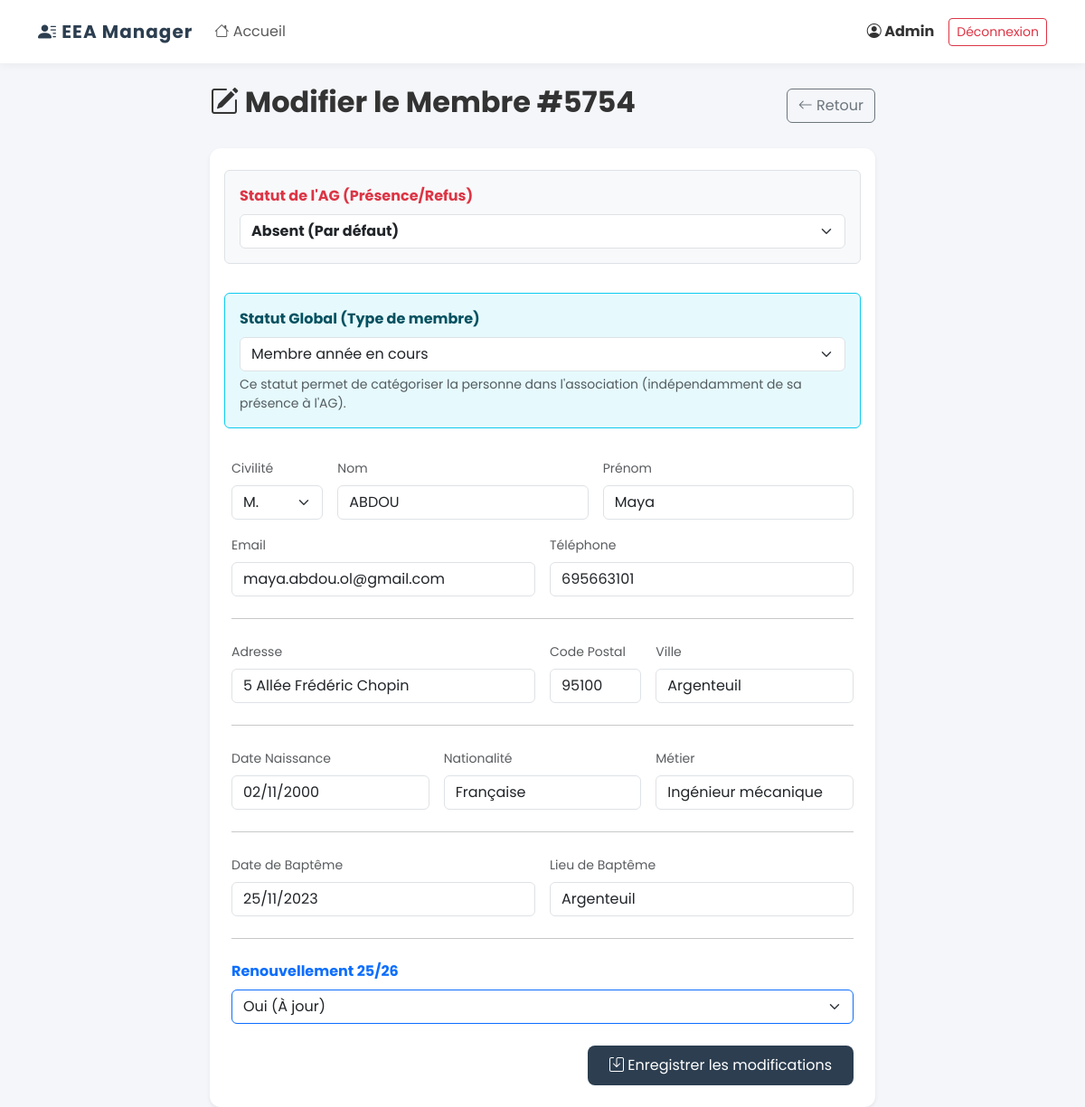
The app's page /admin/edit/5754 (signed in) with its own data.
### app/models.py (models this page shows)
class Member(db.Model):
    __tablename__ = 'members'
    id = db.Column(db.Integer, primary_key=True)
    nom = db.Column(db.String(100))
    prenom = db.Column(db.String(100))
    email = db.Column(db.String(120))
    telephone = db.Column(db.String(20))
    renouvellement = db.Column(db.String(10)) # 'Oui' ou 'Non'
    is_present = db.Column(db.Boolean, default=False)
    is_refused = db.Column(db.Boolean, default=False)
    check_in_time = db.Column(db.String(20)) # Heure format HH:MM:SS
    adresse = db.Column(db.String(200))
    code_postal = db.Column(db.String(20))
    ville = db.Column(db.String(100))
    date_naissance = db.Column(db.String(20))
    civilite = db.Column(db.String(20))
    nationalite = db.Column(db.String(50))
    metier = db.Column(db.String(100))
    date_bapteme = db.Column(db.String(50))
    lieu_bapteme = db.Column(db.String(100))
    statut_membre = db.Column(db.String(50), default="Membre année en cours")
    qr_code_token = db.Column(db.String(100), unique=True)

### app/routes/admin.py (the view, shortened to what this page needs)
@bp.route('/edit/<int:member_id>', methods=['GET', 'POST'])
@admin_required
def edit_member(member_id):
    m = Member.query.get_or_404(member_id)
    return render_template('admin/edit_member.html', m=m)

### app/routes/admin.py (called while the page is built)
def admin_required(f):
    @wraps(f)
    def decorated_function(*args, **kwargs):
        if 'user_id' not in session or session.get('role') != 'admin':
            flash("Accès non autorisé.", "danger")
            return redirect(url_for('portal.index'))
        return f(*args, **kwargs)
    return decorated_function

### app/templates/admin/edit_member.html (shortened to what this page needs)
{% extends "base.html" %}
{% block content %}
<div class="row justify-content-center">
    <div class="col-lg-8">
        <div class="d-flex justify-content-between align-items-center mb-4">
            <h2 class="fw-bold"><i class="bi bi-pencil-square"></i> Modifier le Membre #{{ m.id }}</h2>
            <a href="{{ url_for('admin.members_dashboard') }}" class="btn btn-outline-secondary"><i
                    class="bi bi-arrow-left"></i> Retour</a>
        </div>
        <div class="card shadow-sm">
            <div class="card-body p-4">
                <form method="POST">
                    <div class="row g-3">
                        <div class="col-12 bg-light p-3 rounded mb-3 border">
                            <label class="form-label fw-bold text-danger">Statut de l'AG (Présence/Refus)</label>
                            <select name="statut_ag" class="form-select fw-bold">
                                <option value="absent" {% if not m.is_present and not m.is_refused %}selected{% endif
                                    %}>Absent (Par défaut)</option>
                            </select>
                        </div>
                        <div class="col-12 bg-info bg-opacity-10 p-3 rounded mb-3 border border-info">
                            <label class="form-label fw-bold text-info-emphasis">Statut Global (Type de membre)</label>
                            <select name="statut_membre" class="form-select">
                                <option value="Membre année en cours" {% if m.statut_membre=='Membre année en cours'
                                    %}selected{% endif %}>Membre année en cours</option>
                            </select>
                            <div class="form-text">Ce statut permet de catégoriser la personne dans l'association
                                (indépendamment de sa présence à l'AG).</div>
                        </div>
                        <div class="col-md-2">
                            <label class="form-label small text-muted">Civilité</label>
                            <select name="civilite" class="form-select">
                                <option value="Monsieur" {% if m.civilite=='Monsieur' %}selected{% endif %}>M.</option>
                            </select>
                        </div>
                        <div class="col-md-5">
                            <label class="form-label small text-muted">Nom</label>
                            <input type="text" name="nom" class="form-control" value="{{ m.nom }}" required>
                        </div>
                        <div class="col-md-5">
                            <label class="form-label small text-muted">Prénom</label>
                            <input type="text" name="prenom" class="form-control" value="{{ m.prenom }}" required>
                        </div>
                        <div class="col-md-6">
                            <label class="form-label small text-muted">Email</label>
                            <input type="email" name="email" class="form-control" value="{{ m.email }}">
                        </div>
                        <div class="col-md-6">
                            <label class="form-label small text-muted">Téléphone</label>
                            <input type="text" name="telephone" class="form-control" value="{{ m.telephone }}">
                        </div>
                        <div class="col-12">
                            <hr class="my-2">
                        </div>
                        <div class="col-md-6">
                            <label class="form-label small text-muted">Adresse</label>
                            <input type="text" name="adresse" class="form-control" value="{{ m.adresse }}">
                        </div>
                        <div class="col-md-2">
                            <label class="form-label small text-muted">Code Postal</label>
                            <input type="text" name="code_postal" class="form-control" value="{{ m.code_postal }}">
                        </div>
                        <div class="col-md-4">
                            <label class="form-label small text-muted">Ville</label>
                            <input type="text" name="ville" class="form-control" value="{{ m.ville }}">
                        </div>
                        <div class="col-12">
                            <hr class="my-2">
                        </div>
                        <div class="col-md-4">
                            <label class="form-label small text-muted">Date Naissance</label>
                            <input type="text" name="date_naissance" class="form-control" value="{{ m.date_naissance }}"
                                placeholder="JJ/MM/AAAA">
                        </div>
                        <div class="col-md-4">
                            <label class="form-label small text-muted">Nationalité</label>
                            <input type="text" name="nationalite" class="form-control" value="{{ m.nationalite }}">
                        </div>
                        <div class="col-md-4">
                            <label class="form-label small text-muted">Métier</label>
                            <input type="text" name="metier" class="form-control" value="{{ m.metier }}">
                        </div>
                        <div class="col-12">
                            <hr class="my-2">
                        </div>
                        <div class="col-md-6">
                            <label class="form-label small text-muted">Date de Baptême</label>
                            <input type="text" name="date_bapteme" class="form-control" value="{{ m.date_bapteme }}"
                                placeholder="JJ/MM/AAAA">
                        </div>
                        <div class="col-md-6">
                            <label class="form-label small text-muted">Lieu de Baptême</label>
                            <input type="text" name="lieu_bapteme" class="form-control" value="{{ m.lieu_bapteme }}"
                                placeholder="Église, Ville...">
                        </div>
                        <div class="col-12">
                            <hr class="my-2">
                        </div>
                        <div class="col-md-12">
                            <label class="form-label fw-bold text-primary">Renouvellement 25/26</label>
                            <select name="renouvellement" class="form-select border-primary">
                                <option value="Oui" {% if m.renouvellement=='Oui' %}selected{% endif %}>Oui (À jour)
                                </option>
                            </select>
                        </div>
                        <div class="col-12 mt-4 text-end">
                            <button type="submit" class="btn btn-primary px-4"><i class="bi bi-save"></i> Enregistrer
                                les modifications</button>
                        </div>
                    </div>
                </form>
            </div>
        </div>
    </div>
</div>
{% endblock %}

### app/templates/base.html (style rules this page uses)
:root { --primary-color: #2c3e50; --accent-color: #3498db; --success-color: #2ecc71; --danger-color: #e74c3c; --bg-color: #f4f6f9; }
body { font-family: 'Poppins', sans-serif; background-color: var(--bg-color); color: #333; }
.card { border: none; border-radius: 12px; box-shadow: 0 4px 15px rgba(0, 0, 0, 0.03); }
.btn-primary { background-color: var(--primary-color); border: none; padding: 10px 20px; border-radius: 8px; }

### records on screen
Member: id "5754", statut_ag "Absent (Par défaut)", statut_membre "Membre année en cours", civilite "M.", nom "ABDOU", prenom "Maya", email "maya.abdou.ol@gmail.com", telephone "695663101", adresse "5 Allée Frédéric Chopin", code_postal "95100", ville "Argenteuil", date_naissance "02/11/2000", nationalite "Française", metier "Ingénieur mécanique", date_bapteme "25/11/2023", lieu_bapteme "Argenteuil", renouvellement "Oui (À jour)"

### other values on screen
{{ session.get('username')|capitalize }} "Admin"
